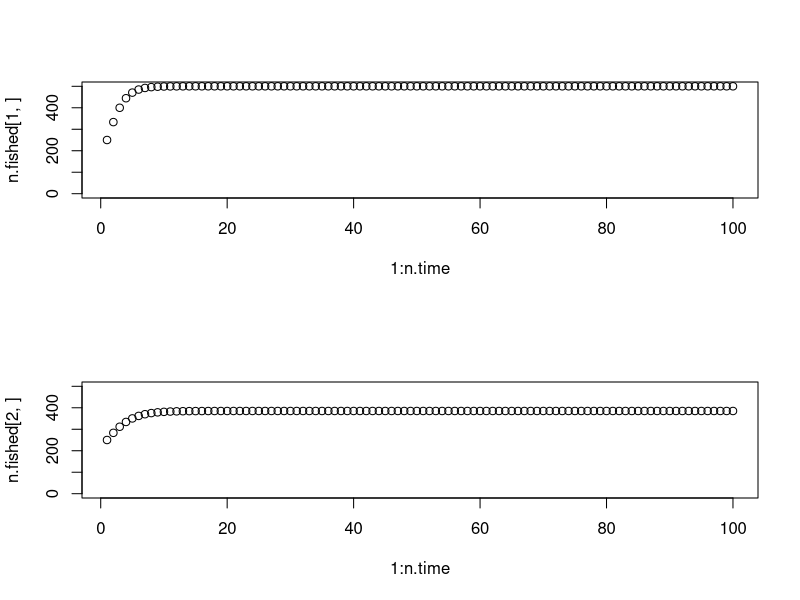
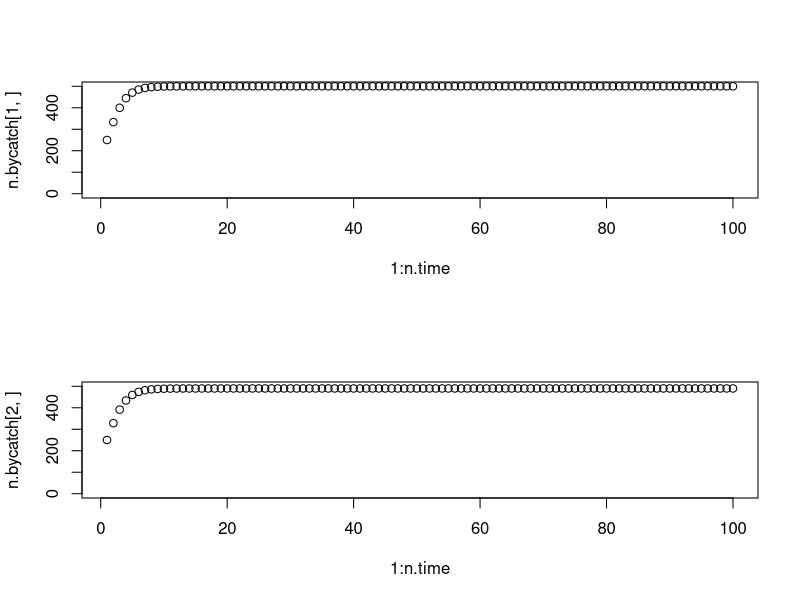
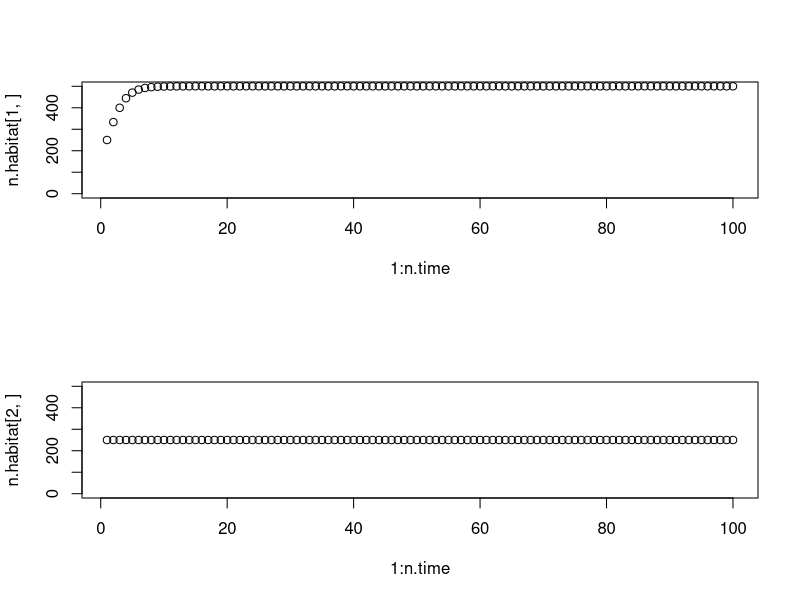

Source code (R) for these figures, in order:
# Exploring sea sharing and sparing with a custom model ####

# Required packages ####
library(tidyverse)

# Functions ####

# Beverton-Holt growth function
bev.holt <- function(n, r, K){
  (r * K * n) / (K + (r - 1) * n)
}

# Beverton-Holt growth function that can account for habitat damage
bev.holt.hab <- function(n, r, K, allocation, habitat.sens){
  if(allocation == "reserve"){
    (r * K * n) / (K + (r - 1) * n) 
  } else {
    (r * K * habitat.sens * n) / ((K * habitat.sens) + (r - 1) * n)
  }
  
}

# Harvest for a particular box function
harv.share <- function(catch, n.box, n.box.spared, allocation){
  if(allocation == "reserve"){ # Each box is allocated ("allocation") as a reserve or not. If allocated as a reserve, no catch is taken from it
  0
  } else {
    catch / (n.box - n.box.spared) # If a box is not allocated as a reserve, then a proportional share of the total catch is taken from it 
  }
}

# Bycatch for a particular box function
bycatch <- function(catch, n.box, n.box.spared, allocation, bycatch.rate){
  if(allocation == "reserve"){ # Each box is allocated ("allocation") as a reserve or not. If allocated as a reserve, no bycatch is taken from it
    0
  } else {
    bycatch.rate * catch / (n.box - n.box.spared)  # If a box is not allocated as a reserve, then a proportional share of the total catch is taken from it, which causes a proportional amount of bycatch
  }
}

# Habitat damage for a particular box function

# Can do this through a function. Let them reproduce normally, then calculate the amount that were produced, then half that. Or something like that.

bycatch <- function(catch, n.box, n.box.spared, allocation, habitat.rate){
  if(allocation == "reserve"){ # Each box is allocated ("allocation") as a reserve or not. If allocated as a reserve, no bycatch is taken from it
    0
  } else {
    bycatch.rate * catch / (n.box - n.box.spared)  # If a box is not allocated as a reserve, then a proportional share of the total catch is taken from it, which causes a proportional amount of bycatch
  }
}

# Dispersal function
# TBD

# Parameters ####

# Fished species
r.fished <- 2 # Intrinsic growth rate
K.fished <- 500 # Carrying capacity (per box)
init.fished <- 250 # Initial size of population in each box

# Bycatch species
r.bycatch <- 2
K.bycatch <- 500
init.bycatch <- 250
bycatch.rate <- 0.1 # Number of individuals taken as bycatch per caught individuals of fished species

# Habitat sensitive species
r.habitat <- 2
K.habitat <- 500
init.habitat <- 250
habitat.rate <- 0.5 # The proportionate decrease in reproduction if habitat is damaged by fishing
  
# Fishery
catch <- 50 # Absolute catch required across entire seascape per timestep

# Simulation
n.time <- 100 # Length of time to calculate
allocation <- c("reserve", "no reserve") # Assigning reserves to boxes. Requires revision for anything but two boxes
n.box <- length(allocation) # The number of boxes
n.box.spared <- sum(allocation=="reserve") # The number of boxes that are spared

# Running model ####

# Constructing matrices for model output
# Fished species
n.fished <- matrix(NA, n.box, n.time) # Matrix is constructed in which each row is a box and each column is a time step
n.fished.0 <- rep(init.fished, n.box) # Preparing for the first time step of each box to be populated with the initial population
n.fished[,1] <- n.fished.0 # The first time step of each box is populated with the intitial population

# Bycatch species
n.bycatch <- matrix(NA, n.box, n.time) # Matrix is constructed in which each row is a box and each column is a time step
n.bycatch.0 <- rep(init.bycatch, n.box) # Preparing for the first time step of each box to be populated with the initial population
n.bycatch[,1] <- n.bycatch.0 # The first time step of each box is populated with the intitial population

# Habitat sensitive species
n.habitat <- matrix(NA, n.box, n.time) # Matrix is constructed in which each row is a box and each column is a time step
n.habitat.0 <- rep(init.habitat, n.box) # Preparing for the first time step of each box to be populated with the initial population
n.habitat[,1] <- n.habitat.0 # The first time step of each box is populated with the intitial population

# Running model
for(i in 1:(n.time-1)){ # For each time step
  for(j in 1:n.box ){ # For each box
    n.fished[j,i+1] <- bev.holt(n.fished[j,i], r.fished, K.fished) - harv.share(catch, n.box, n.box.spared, allocation[j]) # Calculate next time step's population based on gains through growth and losses through harvest. Dispersal to be added
    n.bycatch[j,i+1] <- bev.holt(n.bycatch[j,i], r.bycatch, K.bycatch) - bycatch(catch, n.box, n.box.spared, allocation[j], bycatch.rate) # Calculate next time step's population based on gains through growth and losses through harvest. Dispersal to be added
    n.habitat[j,i+1] <- bev.holt.hab(n.habitat[j,i], r.habitat, K.habitat, allocation[j], habitat.rate) # Calculate next time step's population based on gains through growth and losses through harvest. Dispersal to be added
  }
}

# Output analysis ####

# Population of fished species per box over time 
par(mfrow = c(2,1))
plot(1:n.time, n.fished[1,], ylim = c(0,K.fished))
plot(1:n.time, n.fished[2,], ylim = c(0,K.fished))

# Population of bycatch species per box over time 
par(mfrow = c(2,1))
plot(1:n.time, n.bycatch[1,], ylim = c(0,K.bycatch))
plot(1:n.time, n.bycatch[2,], ylim = c(0,K.bycatch))

# Population of habitat sensitive species per box over time 
par(mfrow = c(2,1))
plot(1:n.time, n.habitat[1,], ylim = c(0,K.habitat))
plot(1:n.time, n.habitat[2,], ylim = c(0,K.habitat))

## Rough work ####
# 
# bycatch <- function(alph, harv, n, K){
#   alph * harv * (n/K)
# }
# 
# bycatch(0.1, 100, 500, 500)
# 
# z <- bycatch(0.1, 100, 0:500, 500)
# plot(z)

# plot(harvShare(D=0:100, nBox=9, nBoxSpared=3, allo = "unreserved"))
# 
# testMat <- matrix(nrow=3,ncol=3)
# 
# # Function for distributing dispersal probabilities to each cell of matrix relative to each other cell
# dispMapGen <- function(mat, rowOfInt, colOfInt){
#   boxOfInt <- mat[rowOfInt, colOfInt]
#   
# }
# 
# rowOfInt <- 1
# colOfInt <- 1
# mat <- testMat908788
# boxOfInt <- mat[rowOfInt,colOfInt]
# boxOfInt 
# mat
# dist(mat)
# 
# rdist(x1, x2)
# 
## WORK SPACE####
# 
# mat <- matrix(ncol=3,nrow=3)
# mat
# 
# dispMat <- matrix(ncol=3,nrow=3)
# dispMat
# 
# # For cell [1,1], just across columns
# nCol <- 3
# nRow <- 3
# nBox <- nCol*nRow
# 
# spatialMatList <- vector(length = nBox, mode = 'list')
# spatialMat <- matrix(ncol=nCol,nrow=nRow)
# 
# # Βuilding function for calculating distance between all boxes
# for (z in 1:nBox){
#   for (i in 1:nCol){
#     for (j in 1:nRow){
#       spatialMat[j,i] <- (j-1+i-1)
#     }
#   }
#   spatialMatList <- 
# }
# spatialMat
# 
# 
# #(Don't forget absolute values)
# 
# # Function for assigning dispersal probability matrix for each cell
# dispMat <- function(nBox,matRows,matCols){
#   dispMatList <- vector(length = nBox, mode = 'list')
#   for(i in 1:nBox){
#    dispMatList[[i]] <- matrix(nrow = matRows, ncol = matCols)
#    # Calculation of distances between cells, build function for this
#   }
# }
# 
# # Immigrant/emigrant function
# dispersal <- function(dispMat){
# 
# }
# 
# matrix()